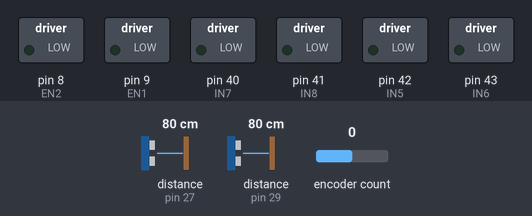
Bench run of a sketch on a simulated Arduino Mega 2560, built with avr-gcc and run on an emulated ATmega2560. Shown: switched loads named in the sketch (green lamp = pin HIGH). The inputs (shaded band) are chosen by the test bench; at power-on: distance to the obstacle (sensors on pin 27, pin 29) 80 cm, encoder count 0. The echo pulse lasts 58.3 µs per cm.

Above: at 0.06 s.
At 1.2 s:
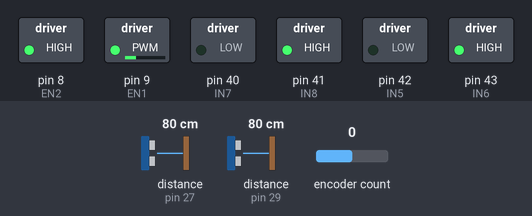
1.3 s: distance to the obstacle (sensor on pin 27) set to 45 cm
2.8 s: distance to the obstacle (sensor on pin 27) set to 36 cm
At 3.7 s:
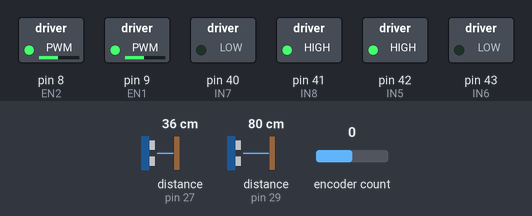
Timing chart, 0 to 5.8 s (numbered marks = the images above; inputs shaded):
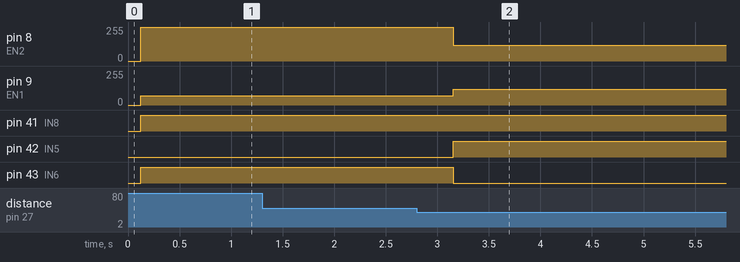

The sketch:

PID_CONTROL.ino
```cpp
#include <NewPing.h>
#include <Encoder.h>

//MOTOR PINS
#define EN1 9
#define EN2 8
#define IN5 42
#define IN6 43
#define IN7 40
#define IN8 41
#define MAX_DISTANCE 400

//ULTRASONIC SENSOR PINS
#define TRIG_FRONT 26
#define ECHO_FRONT 27
#define TRIG_LEFT 28
#define ECHO_LEFT 29

double error, PID_val;
const double P_gain = 9;
const double D_gain = 0.3;
const double set_point = 36;
const int nom_speed = 70;
int left_speed, right_speed;
double leftDistance;

//GLOBAL ULTRASONIC
float distanceFront, durationFront, distanceLeft, durationLeft;
int iterations = 5;

//GLOBAL ENCODERS
long position0 = -999;

Encoder encoderLeft(18, 19);
NewPing sonarLeft(TRIG_LEFT, ECHO_LEFT, MAX_DISTANCE);
NewPing sonarFront(TRIG_FRONT, ECHO_FRONT, MAX_DISTANCE);

void setup() {
  pinMode(EN1, OUTPUT);
  pinMode(EN2, OUTPUT);
  pinMode(IN5, OUTPUT);
  pinMode(IN6, OUTPUT);
  pinMode(IN7, OUTPUT);
  pinMode(IN8, OUTPUT);
}

double calcDistanceLeft() {
  durationLeft = sonarLeft.ping_median(iterations); //change back to iterations
  distanceLeft = (durationLeft / 2) * 0.0343;
  if (distanceLeft == 0) {
    Serial.println("INVALID");
    return 60;
  } else {
    Serial.print(distanceLeft);
    Serial.println(" cm");
    return distanceLeft;
  }

}

double calcDistanceFront() {
  durationFront = sonarFront.ping_median(iterations);
  distanceFront = (durationFront / 2) * 0.0343;
  if (distanceFront == 0) {
    Serial.println("INVALID");
    return 60;
  } else {
    Serial.print(distanceFront);
    Serial.println(" cm");
    return distanceFront;
  }
}

void setDirection(int directionIn) {
  switch (directionIn) {
    case 1: //Forward
      {
        digitalWrite(IN5, LOW);
        digitalWrite(IN6, HIGH);
        digitalWrite(IN7, LOW);
        digitalWrite(IN8, HIGH);
        break;
      }
    case 2: //Backwards
      {
        digitalWrite(IN5, HIGH);
        digitalWrite(IN6, LOW);
        digitalWrite(IN7, HIGH);
        digitalWrite(IN8, LOW);
        break;
      }
    case 3: //Left (Right motor forward & left motor backwards)
      {
        digitalWrite(IN5, HIGH);
        digitalWrite(IN6, LOW);
        digitalWrite(IN7, LOW);
        digitalWrite(IN8, HIGH);
        break;
      }
    case 4: //Right (Left motor forward & right motor backwards)
      {
        digitalWrite(IN5, LOW);
        digitalWrite(IN6, HIGH);
        digitalWrite(IN7, HIGH);
        digitalWrite(IN8, LOW);
        break;
      }
    case 5:
      {
        analogWrite(EN1, 0);
        analogWrite(EN2, 0);
      }
  }
}

boolean stopMotors() {
  analogWrite(EN1, 0);
  analogWrite(EN2, 0);
}

/*The Drive Function ---->>> USE THIS TO CONTROL THE MOTORS*/
void drive(int directionIn, int motorSpeed) {
  setDirection(directionIn);
  analogWrite(EN1, motorSpeed);
  analogWrite(EN2, motorSpeed);
}

int checkPosCW() {
  long newPos0 = encoderLeft.read();
  if (newPos0 != position0) {
    position0 = newPos0;
    position0 = abs(position0);
    Serial.println(position0);
  }

  return position0;
}
void rotateNinetyCW() { //Rotates WALL-E CLOCKWISE for 90 DEGREES from checkPosCW function
  drive(3, 120);
  while (true) {
    if (checkPosCW() > 5500) {
      stopMotors();
      encoderLeft.write(0);
      break;
    }
  }
  delay(1000);
  encoderLeft.write(0);
}

int checkPosCCW() {  //Rotates WALL-E COUNTER-CLOCKWISE and returns the encoder value
  long newPos0 = encoderLeft.read();
  if (newPos0 != position0) {
    position0 = newPos0;
    position0 = abs(position0);
    Serial.println(position0);
  }
  return position0;
}

void rotateNinetyCCW() {  //Rotates WALL-E COUNTER-CLOCKWISE for 90 DEGREES from checkPosCCW function
  drive(4, 120);
  while (true) {
    if (checkPosCCW() > 3746)
    {
      stopMotors();
      encoderLeft.write(0);
      break;
    }
  }
  delay(1000);
  encoderLeft.write(0);
}

int driveMiddle() {  //WALL-E drives straight and returns encoder value
  drive(1, 120);
  long newPos0 = encoderLeft.read();
  if (newPos0 != position0) {
    position0 = newPos0;
    position0 = abs(position0);
    Serial.println(position0);
  }
  return position0;
}

void checkMiddle(int val) {  //WALL-E drives straight to the middle
  while (true) {
    if (driveMiddle() > val)
    {
      stopMotors();
      break;
    }
  }
  delay(1000);
  encoderLeft.write(0);
}

/*THIS SEQUENCE STRAIGHT HALF A METRE ROTATES DRIVES STRAIGHT
  checkMiddle();
  rotateNinetyCCW();
  checkMiddle();*/

void loop() {
    leftDistance = calcDistanceLeft();
    if (leftDistance > 80) {
    encoderLeft.write(0);
    checkMiddle(15000);
    }
    else
    {
    error = set_point - leftDistance;
    PID_val = P_gain * error;

    if (error > 0) //going towards the wall
    {
      left_speed = nom_speed + PID_val;
      right_speed = nom_speed - PID_val;
      if(right_speed < 50) right_speed = 70;
    }
    if (error < 0) //going away from the wall
    {
      left_speed = nom_speed + PID_val;
      right_speed = nom_speed - PID_val;
      if(left_speed < 50) left_speed = 70;
    }
    analogWrite(EN1, left_speed);
    analogWrite(EN2, right_speed);
    digitalWrite(IN5, LOW);
    digitalWrite(IN6, HIGH);
    digitalWrite(IN7, LOW);
    digitalWrite(IN8, HIGH);

        while (calcDistanceFront() <= 40) {
          delayMicroseconds(3000);
          encoderLeft.write(0);
          rotateNinetyCW();
        }
    }

}
```

Measured:
- the behaviour switches between 41 and 40 cm on distance to the obstacle (sensor on pin 27) (found by bisection; images 1 and 2)
- after the input at 1.3 s, every drawn part: stays the same
- after the input at 2.8 s, pin 8 (EN2): 255/255 → 120/255 after 0.35 s; pin 9 (EN1): 70/255 → 120/255 after 0.35 s; pin 42 (IN5): LOW → HIGH after 0.35 s; pin 43 (IN6): HIGH → LOW after 0.35 s
